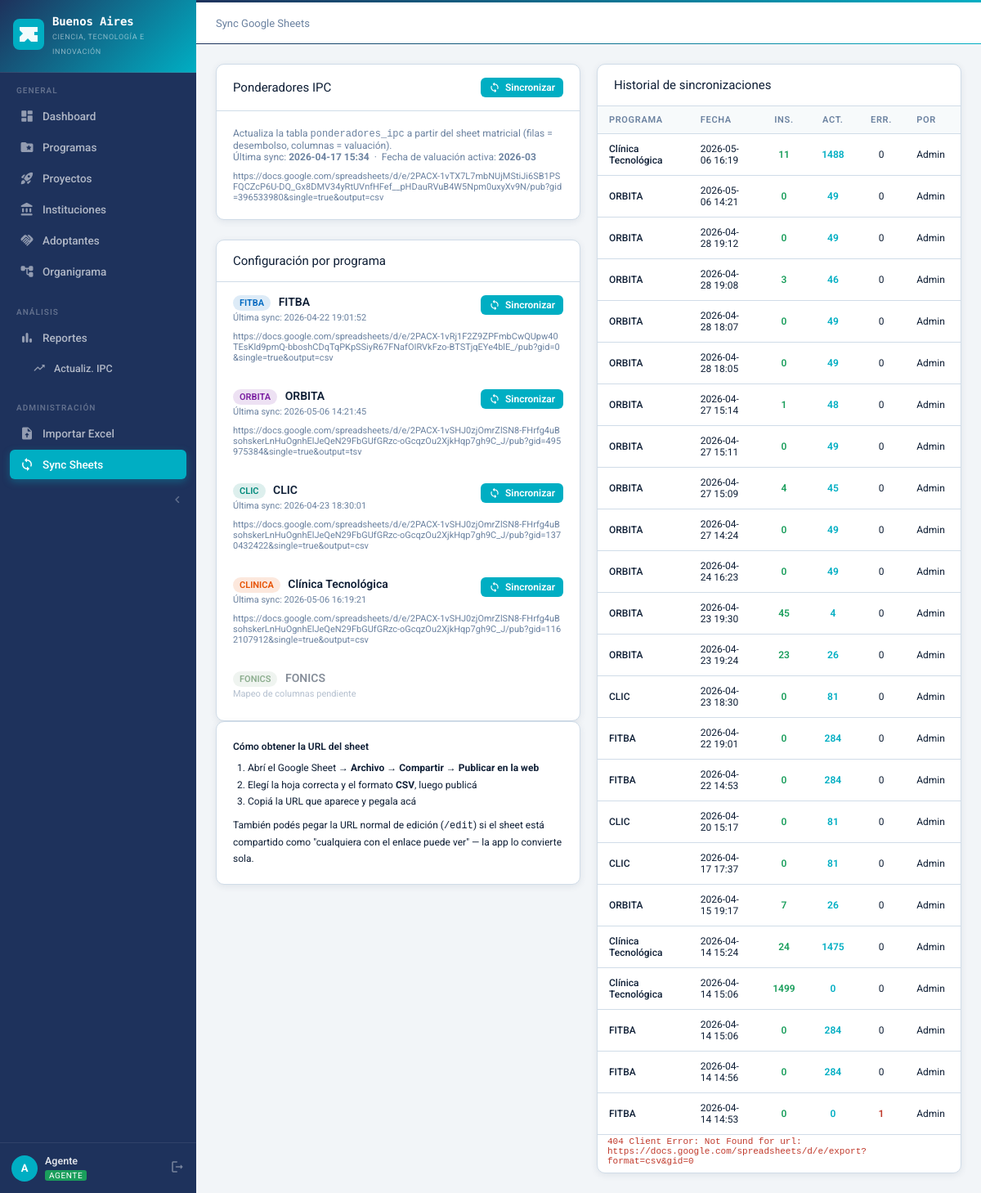
Page /sync (signed in) on the committed database.
### tables this page shows
CREATE TABLE configuracion (clave TEXT PRIMARY KEY, valor TEXT);

CREATE TABLE programas (
        id INTEGER PRIMARY KEY AUTOINCREMENT,
        codigo TEXT UNIQUE NOT NULL,
        nombre TEXT NOT NULL,
        descripcion TEXT,
        color TEXT DEFAULT '#1565C0',
        icono TEXT DEFAULT 'folder',
        activo INTEGER DEFAULT 1
    );

CREATE TABLE sync_sheets_config (
        id              INTEGER PRIMARY KEY AUTOINCREMENT,
        programa_id     INTEGER UNIQUE NOT NULL,
        sheet_url       TEXT NOT NULL,
        campo_clave     TEXT NOT NULL DEFAULT 'codigo',
        activo          INTEGER DEFAULT 1,
        ultima_sync     DATETIME,
        FOREIGN KEY (programa_id) REFERENCES programas(id)
    );

CREATE TABLE sync_log (
        id              INTEGER PRIMARY KEY AUTOINCREMENT,
        programa_id     INTEGER NOT NULL,
        insertados      INTEGER DEFAULT 0,
        actualizados    INTEGER DEFAULT 0,
        errores         INTEGER DEFAULT 0,
        detalle         TEXT,
        ejecutado_por   INTEGER,
        created_at      DATETIME DEFAULT CURRENT_TIMESTAMP,
        FOREIGN KEY (programa_id) REFERENCES programas(id),
        FOREIGN KEY (ejecutado_por) REFERENCES users(id)
    );

CREATE TABLE users (
        id INTEGER PRIMARY KEY AUTOINCREMENT,
        nombre TEXT NOT NULL,
        apellido TEXT NOT NULL,
        email TEXT UNIQUE NOT NULL,
        password_hash TEXT NOT NULL,
        rol TEXT NOT NULL DEFAULT 'agente',
        activo INTEGER DEFAULT 1,
        created_at DATETIME DEFAULT CURRENT_TIMESTAMP
    , programa_acceso TEXT);

### blueprints/sync.py (the view)
@bp.route('/sync')
@login_required
def index():
    programas = query("SELECT * FROM programas WHERE activo=1 ORDER BY id")
    configs = {r['programa_id']: r for r in query("SELECT * FROM sync_sheets_config")}
    logs = query("""
        SELECT sl.*, pr.nombre as prog_nombre, u.nombre as user_nombre, u.apellido as user_apellido
        FROM sync_log sl
        LEFT JOIN programas pr ON sl.programa_id = pr.id
        LEFT JOIN users u ON sl.ejecutado_por = u.id
        ORDER BY sl.created_at DESC LIMIT 30
    """)
    ipc_cfg = {r['clave']: r['valor'] for r in
               query("SELECT clave, valor FROM configuracion WHERE clave LIKE 'ipc_%'")}
    return render_template('sync/index.html',
                           programas=programas, configs=configs, logs=logs,
                           supported=list(COLUMN_MAPS.keys()),
                           ipc_cfg=ipc_cfg)

### database.py (called while the page is built)
def get_db():
    conn = sqlite3.connect(DB_PATH)
    conn.row_factory = sqlite3.Row
    conn.execute("PRAGMA foreign_keys = ON")
    return conn

def query(sql, args=(), one=False):
    conn = get_db()
    cur = conn.execute(sql, args)
    rv = cur.fetchall()
    conn.close()
    return (rv[0] if rv else None) if one else rv

### helpers/auth.py (called while the page is built)
def login_required(f):
    @wraps(f)
    def decorated(*args, **kwargs):
        if 'user_id' not in session:
            return redirect(url_for('auth.login'))
        return f(*args, **kwargs)
    return decorated

def can_edit():
    return session.get('rol') in ['admin', 'agente']

def is_admin():
    return session.get('rol') == 'admin'

### templates/sync/index.html (shortened to what this page needs)
{% extends "base.html" %}
{% block breadcrumb %}Sync Google Sheets{% endblock %}
{% block content %}
<div class="grid-2" style="gap:20px;align-items:start;">
  <div>
    <div class="card mb-3">
      <div class="card-header" style="display:flex;justify-content:space-between;align-items:center;">
        <span>Ponderadores IPC</span>
        <form method="post" action="{{ url_for('sync.run_ponderadores') }}">
          <button type="submit" class="btn btn-primary btn-sm"
                  {% if not ipc_cfg.get('ipc_ponderadores_url') %}disabled title="Configurá la URL primero"{% endif %}>
            <span class="material-icons-round">sync</span> Sincronizar
          </button>
        </form>
      </div>
      <div class="card-body">
        <div style="font-size:12px;color:var(--text-muted);margin-bottom:10px;">
          Actualiza la tabla <code>ponderadores_ipc</code> a partir del sheet matricial (filas = desembolso, columnas = valuación).
          {% if ipc_cfg.get('ipc_ponderadores_ultima_sync') %}
          <br>Última sync: <strong>{{ ipc_cfg.ipc_ponderadores_ultima_sync[:16] }}</strong>
          &nbsp;·&nbsp; Fecha de valuación activa: <strong>{{ ipc_cfg.get('ipc_ultima_fecha', '—') }}</strong>
          {% endif %}
        </div>
        {% if is_admin() %}
        <form method="post" action="{{ url_for('sync.ponderadores_config_guardar') }}"
              style="display:flex;gap:8px;align-items:flex-end;flex-wrap:wrap;">
          <div style="flex:1;min-width:220px;">
            <label class="form-label" style="font-size:11px;">URL del Google Sheet (CSV)</label>
            <input type="url" name="sheet_url" class="form-control" style="font-size:12px;"
                   value="{{ ipc_cfg.get('ipc_ponderadores_url', '') }}"
                   placeholder="https://docs.google.com/spreadsheets/d/…">
          </div>
          <button type="submit" class="btn btn-secondary btn-sm">Guardar URL</button>
        </form>
        {% elif ipc_cfg.get('ipc_ponderadores_url') %}
        <div style="font-size:11px;color:var(--text-muted);word-break:break-all;">
          {{ ipc_cfg.ipc_ponderadores_url }}
        </div>
        {% endif %}
      </div>
    </div>
    <div class="card">
      <div class="card-header">Configuración por programa</div>
      <div class="card-body" style="padding:0;">
        {% for p in programas %}
        {% set cfg = configs.get(p.id) %}
        {% set soportado = p.codigo in supported %}
        <div style="padding:16px 20px;border-bottom:1px solid var(--border-color);{% if not soportado %}opacity:.5{% endif %}">
          <div style="display:flex;justify-content:space-between;align-items:flex-start;gap:12px;margin-bottom:10px;">
            <div>
              <div style="font-weight:600;font-size:14px;">
                <span class="badge" style="background:{{ p.color }}22;color:{{ p.color }};margin-right:6px;">{{ p.codigo }}</span>
                {{ p.nombre }}
              </div>
              {% if not soportado %}
              <div style="font-size:11px;color:var(--text-muted);margin-top:2px;">Mapeo de columnas pendiente</div>
              {% elif cfg %}
              <div style="font-size:11px;color:var(--text-muted);margin-top:2px;">
                Última sync: {{ cfg.ultima_sync or 'nunca' }}
              </div>
              {% endif %}
            </div>
            {% if soportado and cfg %}
            <form method="post" action="{{ url_for('sync.run', programa_id=p.id) }}">
              <button type="submit" class="btn btn-primary btn-sm">
                <span class="material-icons-round">sync</span> Sincronizar
              </button>
            </form>
            {% endif %}
          </div>
          {% if soportado and is_admin() %}
          <form method="post" action="{{ url_for('sync.config_guardar') }}" style="display:flex;gap:8px;align-items:flex-end;flex-wrap:wrap;">
            <input type="hidden" name="programa_id" value="{{ p.id }}">
            <div style="flex:1;min-width:220px;">
              <label class="form-label" style="font-size:11px;">URL del Google Sheet</label>
              <input type="url" name="sheet_url" class="form-control" style="font-size:12px;"
                     value="{{ cfg.sheet_url if cfg else '' }}"
                     placeholder="https://docs.google.com/spreadsheets/d/…">
            </div>
            <div style="min-width:140px;">
              <label class="form-label" style="font-size:11px;">Campo clave <span style="color:var(--text-muted);font-weight:400;">(col. en DB)</span></label>
              <input type="text" name="campo_clave" class="form-control" style="font-size:12px;"
                     value="{{ cfg.campo_clave if cfg else 'codigo' }}"
                     placeholder="codigo / cuit / ...">
            </div>
            <button type="submit" class="btn btn-secondary btn-sm">Guardar URL</button>
          </form>
          {% elif soportado and cfg %}
          <div style="font-size:11px;color:var(--text-muted);word-break:break-all;">{{ cfg.sheet_url }}</div>
          {% endif %}
        </div>
        {% endfor %}
      </div>
    </div>
    <div class="card card-body mt-3" style="font-size:12px;color:var(--text-secondary);line-height:1.7;">
      <div style="font-weight:600;margin-bottom:6px;">Cómo obtener la URL del sheet</div>
      <ol style="padding-left:18px;margin:0;">
        <li>Abrí el Google Sheet → <strong>Archivo → Compartir → Publicar en la web</strong></li>
        <li>Elegí la hoja correcta y el formato <strong>CSV</strong>, luego publicá</li>
        <li>Copiá la URL que aparece y pegala acá</li>
      </ol>
      <div style="margin-top:8px;">
        También podés pegar la URL normal de edición (<code>/edit</code>) si el sheet
        está compartido como "cualquiera con el enlace puede ver" — la app lo convierte sola.
      </div>
    </div>
  </div>
  <div class="card">
    <div class="card-header">Historial de sincronizaciones</div>
    {% if logs %}
    <table class="table" style="font-size:12px;">
      <thead>
        <tr>
          <th>Programa</th>
          <th>Fecha</th>
          <th style="text-align:center;">Ins.</th>
          <th style="text-align:center;">Act.</th>
          <th style="text-align:center;">Err.</th>
          <th>Por</th>
        </tr>
      </thead>
      <tbody>
        {% for l in logs %}
        <tr>
          <td style="font-weight:500;">{{ l.prog_nombre }}</td>
          <td>{{ l.created_at[:16] }}</td>
          <td style="text-align:center;color:var(--green);font-weight:600;">{{ l.insertados }}</td>
          <td style="text-align:center;color:var(--blue);font-weight:600;">{{ l.actualizados }}</td>
          <td style="text-align:center;{% if l.errores %}color:var(--red);font-weight:600;{% endif %}">{{ l.errores }}</td>
          <td>{{ l.user_nombre or '—' }}</td>
        </tr>
        {% if l.detalle %}
        <tr>
          <td colspan="6" style="padding:2px 12px 8px;color:var(--red);font-size:11px;font-family:monospace;white-space:pre-wrap;">{{ l.detalle[:400] }}</td>
        </tr>
        {% endif %}
        {% endfor %}
      </tbody>
    </table>
    {% else %}
    <div class="card-body" style="text-align:center;color:var(--text-muted);padding:30px;">
      <span class="material-icons-round" style="font-size:36px;display:block;margin-bottom:6px;">history</span>
      Sin sincronizaciones previas.
    </div>
    {% endif %}
  </div>
</div>
{% endblock %}

### static/css/style.css (style rules this page uses)
:root { --navy: #1E325C; --teal: #00AEC3; --gray: #878787; --white: #FFFFFF; --navy-mid: #2B4470; --navy-light: #3A5585; --teal-dark: #007F8F; --teal-mid: #4EC8D8; --teal-light: #A8E4EC; --teal-pale: #E6F7FA; --grad-main: linear-gradient(135deg, #1E325C 0%, #00AEC3 100%); --grad-light: linear-gradient(135deg, #FFFFFF 0%, #1E325C 100%); --green: #1A9E5C; --green-pale: #E6F5EE; --red: #C0392B; --red-pale: #FDEDEC; --gold: #E0A800; --gold-light: #FEF9E7; --orange: #D35400; --orange-pale:#FEF0E6; --purple: #6C3483; --purple-pale:#F4ECF7; --blue: var(--teal); --blue-light: var(--teal-mid); --blue-pale: var(--teal-pale); --bg: #F2F5F8; --surface: #FFFFFF; --surface-2: #F7FAFB; --border: #D0DCE8; --text: #0F1F36; --text-mid: #2C4160; --text-muted: #6B82A0; --sidebar-w: 240px; --radius: 10px; --radius-sm: 6px; --shadow: 0 2px 8px rgba(30,50,92,.09); --shadow-md: 0 4px 16px rgba(30,50,92,.13); --shadow-lg: 0 8px 32px rgba(30,50,92,.18); }
*, *::before, *::after { box-sizing: border-box; margin: 0; padding: 0; }
html { font-size: 15px; }
body { font-family: 'Roboto', sans-serif; background: var(--bg); color: var(--text); min-height: 100vh; }
.card { background: var(--surface); border-radius: var(--radius); border: 1px solid var(--border); box-shadow: var(--shadow); }
.card-header { padding: 16px 20px; border-bottom: 1px solid var(--border); display: flex; align-items: center; justify-content: space-between; gap: 12px; }
.card-body { padding: 20px; }
table { width: 100%; border-collapse: collapse; font-size: 13.5px; }
thead th { padding: 10px 14px; text-align: left; font-size: 11px; font-weight: 600; text-transform: uppercase; letter-spacing: .06em; color: var(--text-muted); background: var(--surface-2); border-bottom: 1px solid var(--border); white-space: nowrap; }
tbody tr { border-bottom: 1px solid var(--border); transition: background .1s; }
tbody tr:last-child { border-bottom: none; }
tbody td { padding: 11px 14px; vertical-align: middle; }
.badge { display: inline-flex; align-items: center; gap: 4px; padding: 3px 8px; border-radius: 20px; font-size: 11px; font-weight: 600; white-space: nowrap; }
.btn { display: inline-flex; align-items: center; gap: 6px; padding: 8px 16px; border-radius: var(--radius-sm); font-family: 'Roboto', sans-serif; font-size: 13px; font-weight: 600; cursor: pointer; border: none; text-decoration: none; transition: all .15s; white-space: nowrap; }
.btn .material-icons-round { font-size: 16px; }
.btn-primary { background: var(--blue); color: #fff; }
.btn-sm { padding: 5px 10px; font-size: 12px; }
.btn-sm .material-icons-round { font-size: 14px; }
.grid-2 { display: grid; grid-template-columns: 1fr 1fr; gap: 20px; }
.mb-3 { margin-bottom: 24px; }

### rows in the picture
configuracion: valor "2026-04-17 15:34"
configuracion: get "2026-03"
configuracion: ipc_ponderadores_url "https://docs.google.com/spreadsheets/d/e/2PACX-1vTX7L7mbNUjMStiJi6SB1PSFQCZcP6U-DQ_Gx8DMV34yRtUVnfHFef__pHDauRVuB4W5Npm0uxyXv9N/pub?gid=396533980&single=true&output=csv"
programas: codigo "FITBA", nombre "FITBA"
sync_sheets_config: ultima_sync "2026-04-22 19:01:52", sheet_url "https://docs.google.com/spreadsheets/d/e/2PACX-1vRj1F2Z9ZPFmbCwQUpw40TEsKld9pmQ-bboshCDqTqPKpSSiyR67FNafOIRVkFzo-BTSTjqEYe4blE_/pub?gid=0&single=true&output=csv"
programas: codigo "ORBITA", nombre "ORBITA"
sync_sheets_config: ultima_sync "2026-05-06 14:21:45", sheet_url "https://docs.google.com/spreadsheets/d/e/2PACX-1vSHJ0zjOmrZlSN8-FHrfg4uBsohskerLnHuOgnhElJeQeN29FbGUfGRzc-oGcqzOu2XjkHqp7gh9C_J/pub?gid=495975384&single=true&output=tsv"
programas: codigo "CLIC", nombre "CLIC"
sync_sheets_config: ultima_sync "2026-04-23 18:30:01", sheet_url "https://docs.google.com/spreadsheets/d/e/2PACX-1vSHJ0zjOmrZlSN8-FHrfg4uBsohskerLnHuOgnhElJeQeN29FbGUfGRzc-oGcqzOu2XjkHqp7gh9C_J/pub?gid=1370432422&single=true&output=csv"
programas: codigo "CLINICA", nombre "Clínica Tecnológica"
sync_sheets_config: ultima_sync "2026-05-06 16:19:21", sheet_url "https://docs.google.com/spreadsheets/d/e/2PACX-1vSHJ0zjOmrZlSN8-FHrfg4uBsohskerLnHuOgnhElJeQeN29FbGUfGRzc-oGcqzOu2XjkHqp7gh9C_J/pub?gid=1162107912&single=true&output=csv"
programas: codigo "FONICS", nombre "FONICS", shows "Mapeo de columnas pendiente"
sync_log: prog_nombre "Clínica Tecnológica", created_at "2026-05-06 16:19", insertados "11", actualizados "1488", errores "0", nombre "Admin"
sync_log: prog_nombre "ORBITA", created_at "2026-05-06 14:21", insertados "0", actualizados "49", errores "0", nombre "Admin"
sync_log: prog_nombre "ORBITA", created_at "2026-04-28 19:12", insertados "0", actualizados "49", errores "0", nombre "Admin"
sync_log: prog_nombre "ORBITA", created_at "2026-04-28 19:08", insertados "3", actualizados "46", errores "0", nombre "Admin"
sync_log: prog_nombre "ORBITA", created_at "2026-04-28 18:07", insertados "0", actualizados "49", errores "0", nombre "Admin"
sync_log: prog_nombre "ORBITA", created_at "2026-04-28 18:05", insertados "0", actualizados "49", errores "0", nombre "Admin"
sync_log: prog_nombre "ORBITA", created_at "2026-04-27 15:14", insertados "1", actualizados "48", errores "0", nombre "Admin"
sync_log: prog_nombre "ORBITA", created_at "2026-04-27 15:11", insertados "0", actualizados "49", errores "0", nombre "Admin"
sync_log: prog_nombre "ORBITA", created_at "2026-04-27 15:09", insertados "4", actualizados "45", errores "0", nombre "Admin"
sync_log: prog_nombre "ORBITA", created_at "2026-04-27 14:24", insertados "0", actualizados "49", errores "0", nombre "Admin"
sync_log: prog_nombre "ORBITA", created_at "2026-04-24 16:23", insertados "0", actualizados "49", errores "0", nombre "Admin"
sync_log: prog_nombre "ORBITA", created_at "2026-04-23 19:30", insertados "45", actualizados "4", errores "0", nombre "Admin"
sync_log: prog_nombre "ORBITA", created_at "2026-04-23 19:24", insertados "23", actualizados "26", errores "0", nombre "Admin"
sync_log: prog_nombre "CLIC", created_at "2026-04-23 18:30", insertados "0", actualizados "81", errores "0", nombre "Admin"
sync_log: prog_nombre "FITBA", created_at "2026-04-22 19:01", insertados "0", actualizados "284", errores "0", nombre "Admin"
sync_log: prog_nombre "FITBA", created_at "2026-04-22 14:53", insertados "0", actualizados "284", errores "0", nombre "Admin"
sync_log: prog_nombre "CLIC", created_at "2026-04-20 15:17", insertados "0", actualizados "81", errores "0", nombre "Admin"
sync_log: prog_nombre "CLIC", created_at "2026-04-17 17:37", insertados "0", actualizados "81", errores "0", nombre "Admin"
sync_log: prog_nombre "ORBITA", created_at "2026-04-15 19:17", insertados "7", actualizados "26", errores "0", nombre "Admin"
sync_log: prog_nombre "Clínica Tecnológica", created_at "2026-04-14 15:24", insertados "24", actualizados "1475", errores "0", nombre "Admin"
sync_log: prog_nombre "Clínica Tecnológica", created_at "2026-04-14 15:06", insertados "1499", actualizados "0", errores "0", nombre "Admin"
sync_log: prog_nombre "FITBA", created_at "2026-04-14 15:06", insertados "0", actualizados "284", errores "0", nombre "Admin"
sync_log: prog_nombre "FITBA", created_at "2026-04-14 14:56", insertados "0", actualizados "284", errores "0", nombre "Admin"
sync_log: prog_nombre "FITBA", created_at "2026-04-14 14:53", insertados "0", actualizados "0", errores "1", nombre "Admin", detalle "404 Client Error: Not Found for url: https://docs.google.com/spreadsheets/d/e/export?format=csv&gid=0"

### other values in the picture
{{ session.nombre[0] }} "A"
{{ session.nombre }} "Agente"
{{ session.rol }} "AGENTE"
